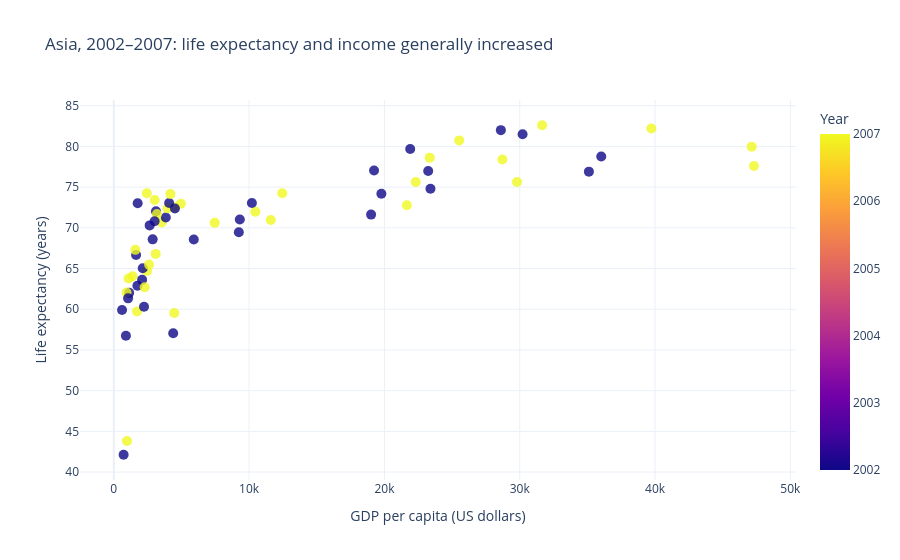

Notebook code for this chart:
### Markdown cell above
## Task 1 — Scatter: life expectancy change over time

**What to build:** A scatter showing **GDP per capita vs life expectancy** for **two years** (2002 and 2007) to show how both moved — use **colour for year** (just 2 colours), **one continent only**.

Choose any continent except Africa (that was the example). Highlight the change direction.

> 💡 Filter: `df.loc[df['continent'] == 'YOUR_CHOICE']` then filter years

### Code cell
# Task 1 — Scatter: compare Asia in 2002 and 2007
# One continent only; colour distinguishes the two years.

asia = df.loc[
    (df["continent"] == "Asia") & (df["year"].isin([2002, 2007]))
].copy()

fig1 = px.scatter(
    asia,
    x="gdpPercap",
    y="lifeExp",
    color="year",
    color_discrete_map={2002: "#2878B5", 2007: "#E07A2D"},
    hover_name="country",
    hover_data={"gdpPercap": ":,.0f", "lifeExp": ":.1f", "year": True},
    title="Asia, 2002–2007: life expectancy and income generally increased",
    labels={
        "gdpPercap": "GDP per capita (US dollars)",
        "lifeExp": "Life expectancy (years)",
        "year": "Year",
    },
)
fig1.update_traces(marker={"size": 10, "opacity": 0.8})
fig1.update_layout(template="plotly_white", legend_title_text="Year")
fig1.show()

# Compare averages to help describe the direction of change.
print("Asia average life expectancy by year:")
print(asia.groupby("year")["lifeExp"].mean().round(2))
print("\nAsia average GDP per capita by year:")
print(asia.groupby("year")["gdpPercap"].mean().round(0))

### Figure 1 — Plotly figure (JSON) as saved in the notebook; plotly's stock layout.template omitted (floating-point values rounded to 4 significant figures)
{"data": [{"customdata": [[2002], [2007], [2002], [2007], [2002], [2007], [2002], [2007], [2002], [2007], [2002], [2007], [2002], [2007], [2002], [2007], [2002], [2007], [2002], [2007], [2002], [2007], [2002], [2007], [2002], [2007], [2002], [2007], [2002], [2007], [2002], [2007], [2002], [2007], [2002], [2007], [2002], [2007], [2002], [2007], [2002], [2007], [2002], [2007], [2002], [2007], [2002], [2007], [2002], [2007], [2002], [2007], [2002], [2007], [2002], [2007], [2002], [2007], [2002], [2007], [2002], [2007], [2002], [2007], [2002], [2007]], "hovertemplate": "<b>%{hovertext}</b><br><br>GDP per capita (US dollars)=%{x:,.0f}<br>Life expectancy (years)=%{y:.1f}<br>Year=%{marker.color}<extra></extra>", "hovertext": ["Afghanistan", "Afghanistan", "Bahrain", "Bahrain", "Bangladesh", "Bangladesh", "Cambodia", "Cambodia", "China", "China", "Hong Kong, China", "Hong Kong, China", "India", "India", "Indonesia", "Indonesia", "Iran", "Iran", "Iraq", "Iraq", "Israel", "Israel", "Japan", "Japan", "Jordan", "Jordan", "Korea, Dem. Rep.", "Korea, Dem. Rep.", "Korea, Rep.", "Korea, Rep.", "Kuwait", "Kuwait", "Lebanon", "Lebanon", "Malaysia", "Malaysia", "Mongolia", "Mongolia", "Myanmar", "Myanmar", "Nepal", "Nepal", "Oman", "Oman", "Pakistan", "Pakistan", "Philippines", "Philippines", "Saudi Arabia", "Saudi Arabia", "Singapore", "Singapore", "Sri Lanka", "Sri Lanka", "Syria", "Syria", "Taiwan", "Taiwan", "Thailand", "Thailand", "Vietnam", "Vietnam", "West Bank and Gaza", "West Bank and Gaza", "Yemen, Rep.", "Yemen, Rep."], "legendgroup": "", "marker": {"color": [2002, 2007, 2002, 2007, 2002, 2007, 2002, 2007, 2002, 2007, 2002, 2007, 2002, 2007, 2002, 2007, 2002, 2007, 2002, 2007, 2002, 2007, 2002, 2007, 2002, 2007, 2002, 2007, 2002, 2007, 2002, 2007, 2002, 2007, 2002, 2007, 2002, 2007, 2002, 2007, 2002, 2007, 2002, 2007, 2002, 2007, 2002, 2007, 2002, 2007, 2002, 2007, 2002, 2007, 2002, 2007, 2002, 2007, 2002, 2007, 2002, 2007, 2002, 2007, 2002, 2007], "coloraxis": "coloraxis", "opacity": 0.8, "size": 10, "symbol": "circle"}, "mode": "markers", "name": "", "orientation": "v", "showlegend": false, "type": "scatter", "x": [726.7, 974.6, 23400.0, 29800.0, 1136.0, 1391.0, 896.2, 1714.0, 3119.0, 4959.0, 30210.0, 39720.0, 1747.0, 2452.0, 2874.0, 3541.0, 9241.0, 11610.0, 4391.0, 4471.0, 21910.0, 25520.0, 28600.0, 31660.0, 3845.0, 4519.0, 1647.0, 1593.0, 19230.0, 23350.0, 35110.0, 47310.0, 9314.0, 10460.0, 10210.0, 12450.0, 2141.0, 3096.0, 611.0, 944.0, 1057.0, 1091.0, 19770.0, 22320.0, 2093.0, 2606.0, 2651.0, 3190.0, 19010.0, 21650.0, 36020.0, 47140.0, 3015.0, 3970.0, 4091.0, 4185.0, 23240.0, 28720.0, 5913.0, 7458.0, 1764.0, 2442.0, 4515.0, 3025.0, 2235.0, 2281.0], "xaxis": "x", "y": [42.13, 43.83, 74.8, 75.64, 62.01, 64.06, 56.75, 59.72, 72.03, 72.96, 81.5, 82.21, 62.88, 64.7, 68.59, 70.65, 69.45, 70.96, 57.05, 59.55, 79.7, 80.75, 82.0, 82.6, 71.26, 72.53, 66.66, 67.3, 77.05, 78.62, 76.9, 77.59, 71.03, 71.99, 73.04, 74.24, 65.03, 66.8, 59.91, 62.07, 61.34, 63.78, 74.19, 75.64, 63.61, 65.48, 70.3, 71.69, 71.63, 72.78, 78.77, 79.97, 70.81, 72.4, 73.05, 74.14, 76.99, 78.4, 68.56, 70.62, 73.02, 74.25, 72.37, 73.42, 60.31, 62.7], "yaxis": "y"}], "layout": {"coloraxis": {"colorbar": {"title": {"text": "Year"}}, "colorscale": [[0, "#0d0887"], [0.1111, "#46039f"], [0.2222, "#7201a8"], [0.3333, "#9c179e"], [0.4444, "#bd3786"], [0.5556, "#d8576b"], [0.6667, "#ed7953"], [0.7778, "#fb9f3a"], [0.8889, "#fdca26"], [1, "#f0f921"]]}, "legend": {"title": {"text": "Year"}, "tracegroupgap": 0}, "title": {"text": "Asia, 2002–2007: life expectancy and income generally increased"}, "xaxis": {"anchor": "y", "domain": [0, 1], "title": {"text": "GDP per capita (US dollars)"}}, "yaxis": {"anchor": "x", "domain": [0, 1], "title": {"text": "Life expectancy (years)"}}}}
